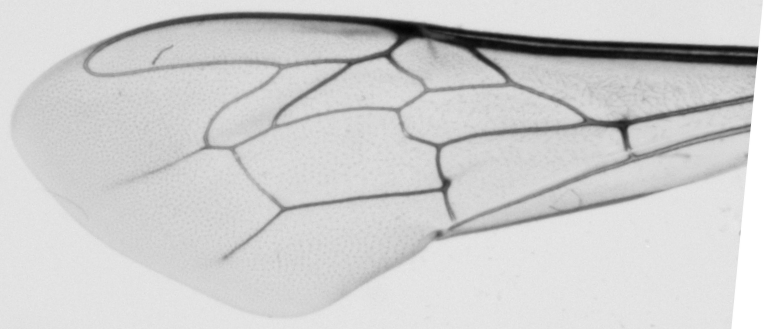
#> input picture filter 1.1/4.png, 768 x 329 px, found by its file name
$ python filter.py
#> lines starting #> are read from the running program, lines starting #| are printed output that depends on the picture; after the words box and inside, x2 and y2 are one past the last pixel; in counts of white or black regions, pixels touching at a corner belong together
import cv2
from PIL import Image
import numpy as np
import time

def preprocess_image(img_gray):
    blurred = cv2.medianBlur(img_gray, 5)

    nlm_denoised = cv2.fastNlMeansDenoising(blurred, None, 30, 7, 21)

    binary = cv2.adaptiveThreshold(nlm_denoised, 255, cv2.ADAPTIVE_THRESH_GAUSSIAN_C,
                                   cv2.THRESH_BINARY_INV, 15, 9)

    # kernel = np.ones((2, 2), np.uint8)
    # # opened = cv2.morphologyEx(binary, cv2.MORPH_OPEN, kernel, iterations=2)

    cv2.imwrite("out1.jpg", binary)

    return binary

def skeletonize(img_bin):
    size = np.size(img_bin)
    skel = np.zeros(img_bin.shape, np.uint8)

    element = cv2.getStructuringElement(cv2.MORPH_CROSS, (3, 3))
    done = False

    while not done:
        eroded = cv2.erode(img_bin, element)
        temp = cv2.dilate(eroded, element)
        temp = cv2.subtract(img_bin, temp)
        skel = cv2.bitwise_or(skel, temp)
        img_bin = eroded.copy()

        zeros = size - cv2.countNonZero(img_bin)
        if zeros == size:
            done = True

    kernel = np.array([[0, 1, 0], [1, 1, 1], [0, 1, 0]], dtype=np.uint8)
    skeleton = cv2.dilate(skel, kernel, iterations=2)

    return skeleton

def postprocess_skeleton(skeleton):
    # num_labels, labels, stats, _ = cv2.connectedComponentsWithStats(skeleton, connectivity=8)

    # for i in range(1, num_labels):
    #     if stats[i, cv2.CC_STAT_AREA] < 1000:
    #         skeleton[labels == 1] = 0

    cv2.imwrite('out3.jpg', skeleton)

    labelnum, labelimg, contours, GoCs = cv2.connectedComponentsWithStats(skeleton)
    for label in range(1, labelnum):
        x,y,w,h,size = contours[label]
        if size <= 150:
            skeleton[y:y+h, x:x+w] = 0

    return skeleton

def extract_skeleton(inp, out):
#> called with inp = '4.png', out = 'out.jpg'
    img_gray = cv2.imread(inp, cv2.IMREAD_GRAYSCALE)
#> img_gray is the input picture: shape (329, 768); min 3, max 255, mean 206.6

    img_bin = preprocess_image(img_gray)
#> in preprocess_image, `nlm_denoised = cv2.fastNlMeansDenoising(blurred, None, 30, 7, 21)`:
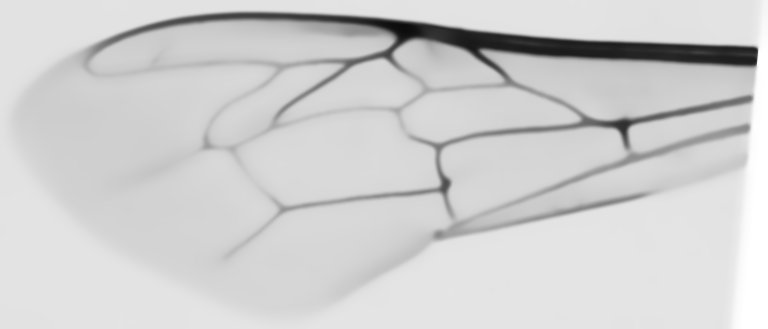
#> nlm_denoised: shape (329, 768); min 12, max 255, mean 207.4
#> in preprocess_image, `binary = cv2.adaptiveThreshold(nlm_denoised, 255, cv2.ADAPTIVE_THRESH_..`:
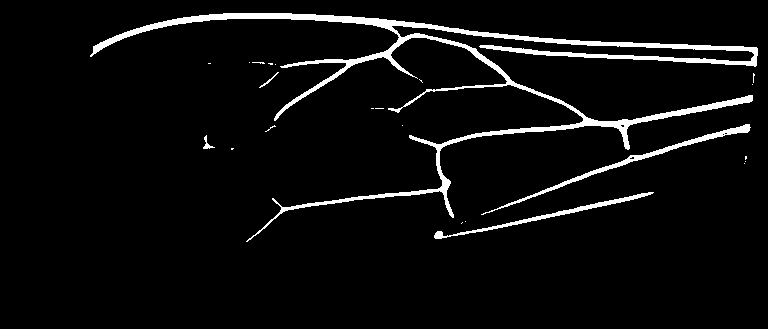
#> binary: shape (329, 768); 4.9% white; 23 white regions (18 under 20 px), largest, box (x1, y1, x2, y2) and area: (90, 13, 758, 242) 10072, (481, 124, 751, 215) 1174, (434, 192, 654, 239) 833, (203, 135, 215, 149) 55, (259, 72, 279, 88) 42

    skeleton = skeletonize(img_bin)
#> in skeletonize, `size = np.size(img_bin)`: size = 252672
#> the loop in skeletonize, `while not done:` made 5 passes
#> zeros on passes 1 to 5: 245826, 250499, 252387, 252647, 252672
#> pass 1, in skeletonize, `temp = cv2.subtract(img_bin, temp)`:
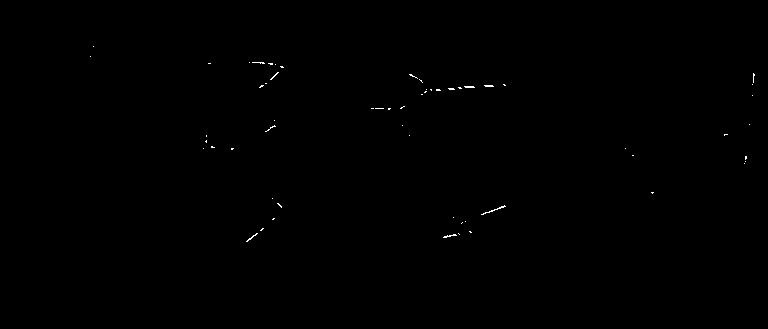
#> temp: shape (329, 768); 0.14% white in thin lines or dots, all inside (x1, y1, x2, y2) = (90, 46, 755, 242)
#> after the loop in skeletonize, `while not done:`:
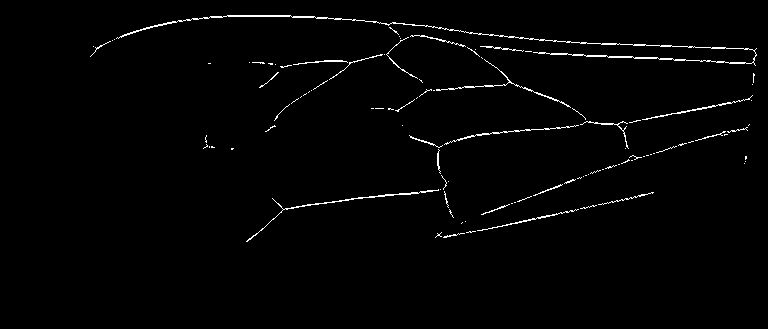
#> skel: shape (329, 768); 1.5% white in thin lines or dots, all inside (x1, y1, x2, y2) = (90, 15, 757, 242)
#> in skeletonize, `skeleton = cv2.dilate(skel, kernel, iterations=2)`:
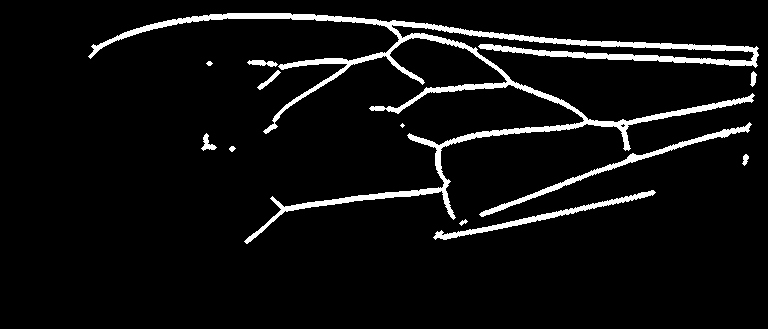
#> skeleton: shape (329, 768); 6% white; 12 white regions (1 under 20 px), largest, box (x1, y1, x2, y2) and area: (88, 13, 759, 244) 11930, (479, 122, 752, 217) 1455, (433, 190, 656, 240) 1187
    skeleton = skeletonize(img_bin)
#> the loop in skeletonize (call 2), `while not done:` made 5 passes
    skeleton = skeletonize(img_bin)
    skeleton = skeletonize(img_bin)
    skeleton = skeletonize(img_bin)

    cv2.imwrite('out2.jpg', skeleton)

    skeleton = postprocess_skeleton(skeleton)
#> in postprocess_skeleton, `labelnum, labelimg, contours, GoCs = cv2.connectedComponentsWithStats(..`:
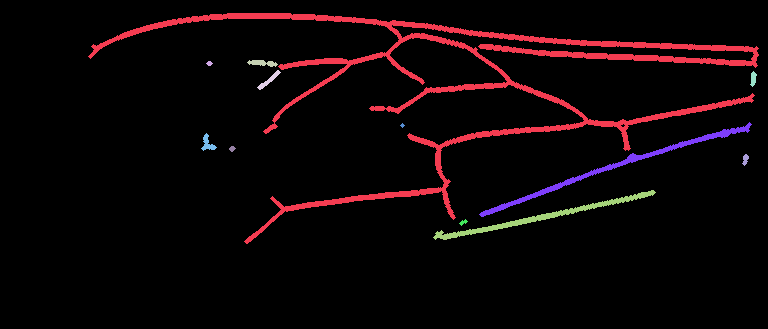
#> labelimg: shape (329, 768) int32; 13 distinct labels, from 0 to 12; one colour per label, 0 black
#> in postprocess_skeleton, `labelnum, labelimg, contours, GoCs = cv2.connectedComponentsWithStats(..`: labelnum = 13; contours = 13 rows, first 6: [0, 0, 768, 329, 237517], [88, 13, 671, 231, 11930], [206, 61, 7, 5, 23], [247, 60, 31, 7, 134], [257, 70, 24, 20, 118], [750, 71, 7, 16, 69]; GoCs = 13 rows, first 8: [377.2, 167.9], [465.3, 83.58], [209, 63], [262, 62.66], [268.6, 79.93], [752.9, 78.32], [402, 125], [617.2, 166.3]
#> the loop in postprocess_skeleton, `for label in range(1, labelnum):` made 12 passes
#> (x, y, w, h, size) on passes 1 to 8: (88, 13, 671, 231, 11930), (206, 61, 7, 5, 23), (247, 60, 31, 7, 134), (257, 70, 24, 20, 118), (750, 71, 7, 16, 69), (400, 123, 5, 5, 13), (479, 122, 273, 95, 1455), (201, 133, 16, 18, 120)
#> after the loop in postprocess_skeleton, `for label in range(1, labelnum):`:
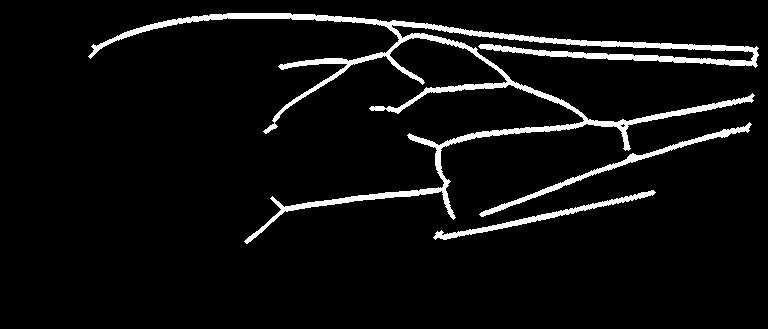
#> skeleton: shape (329, 768); 5.8% white; 3 white regions, box (x1, y1, x2, y2) and area: (88, 13, 759, 244) 11930, (479, 122, 752, 217) 1455, (433, 190, 656, 240) 1187

    cv2.imwrite(out, skeleton)

start = time.time()
extract_skeleton('4.png', 'out.jpg')
end = time.time()

print(end - start)

$ run again, with filter 1.1/1.jpg saved as filter 1.1/4.png
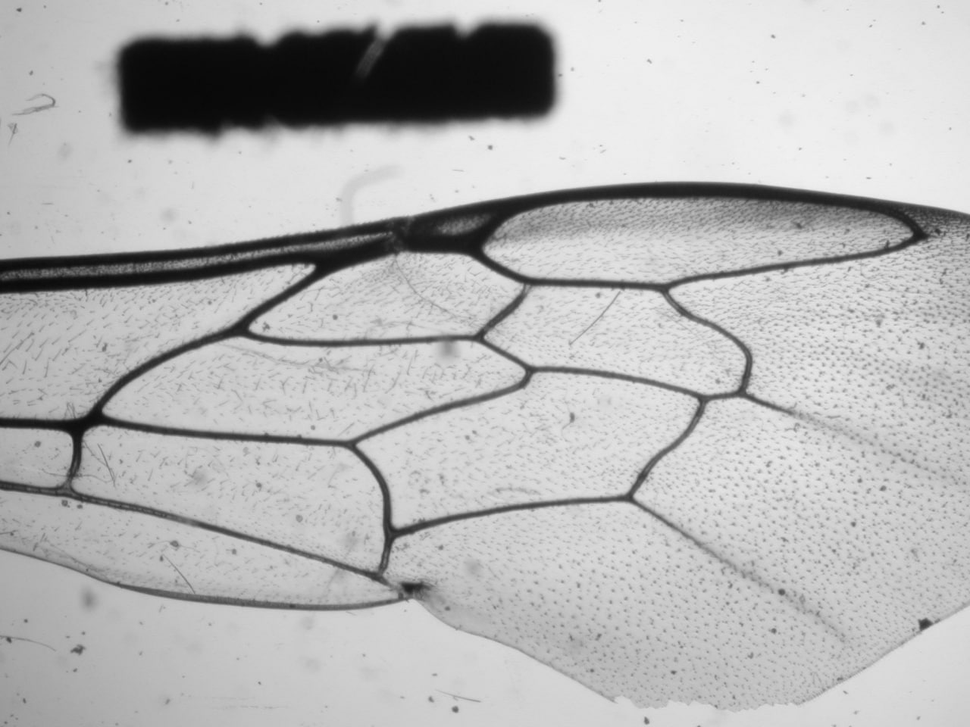
#> input picture filter 1.1/1.jpg, 970 x 727 px, shrunk from 1280 x 960 before the run, found by its file name
#> in extract_skeleton, img_gray is the input picture: shape (727, 970); min 8, max 242, mean 181.5
#> in preprocess_image, `binary = cv2.adaptiveThreshold(nlm_denoised, 255, cv2.ADAPTIVE_THRESH_..`:
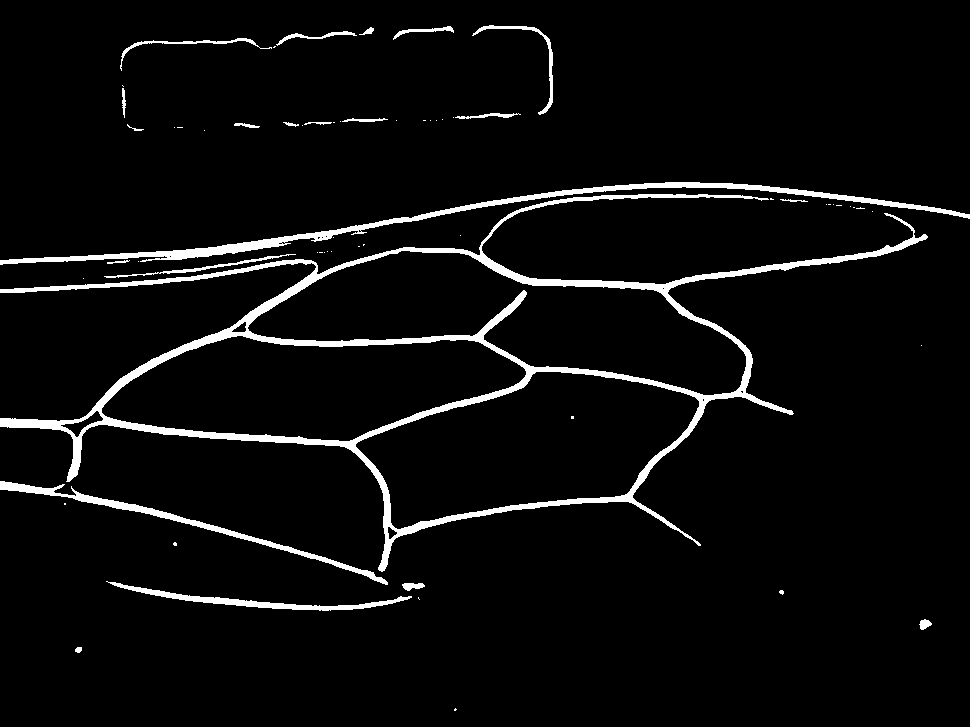
#> binary: shape (727, 970); 4.7% white; 63 white regions (41 under 20 px), largest, box (x1, y1, x2, y2) and area: (0, 194, 928, 572) 20421, (0, 182, 970, 265) 5567, (0, 481, 388, 585) 2358
#> in skeletonize, `size = np.size(img_bin)`: size = 705190
#> the loop in skeletonize, `while not done:` made 7 passes
#> zeros on passes 1 to 7: 684621, 695328, 702247, 704484, 705144, 705188, 705190
#> the loop in skeletonize (call 2), `while not done:` made 7 passes
#> labelimg: shape (727, 970) int32; 38 distinct labels, from 0 to 37
#> labelnum = 38; contours = 38 rows, first 6: [0, 0, 970, 727, 671295], [470, 24, 84, 92, 835], [118, 26, 258, 47, 1452], [391, 26, 65, 16, 333], [120, 83, 7, 37, 182], [451, 111, 72, 10, 357]; GoCs = 38 pairs, first value 64.5 to 924.4, second value 30.74 to 709.5
#> the loop in postprocess_skeleton, `for label in range(1, labelnum):` made 37 passes
#> (x, y, w, h, size) on passes 1 to 8: (470, 24, 84, 92, 835), (118, 26, 258, 47, 1452), (391, 26, 65, 16, 333), (120, 83, 7, 37, 182), (451, 111, 72, 10, 357), (338, 116, 52, 8, 259), (440, 117, 5, 5, 13), (394, 118, 5, 5, 13)
#> after the loop in postprocess_skeleton, `for label in range(1, labelnum):`:
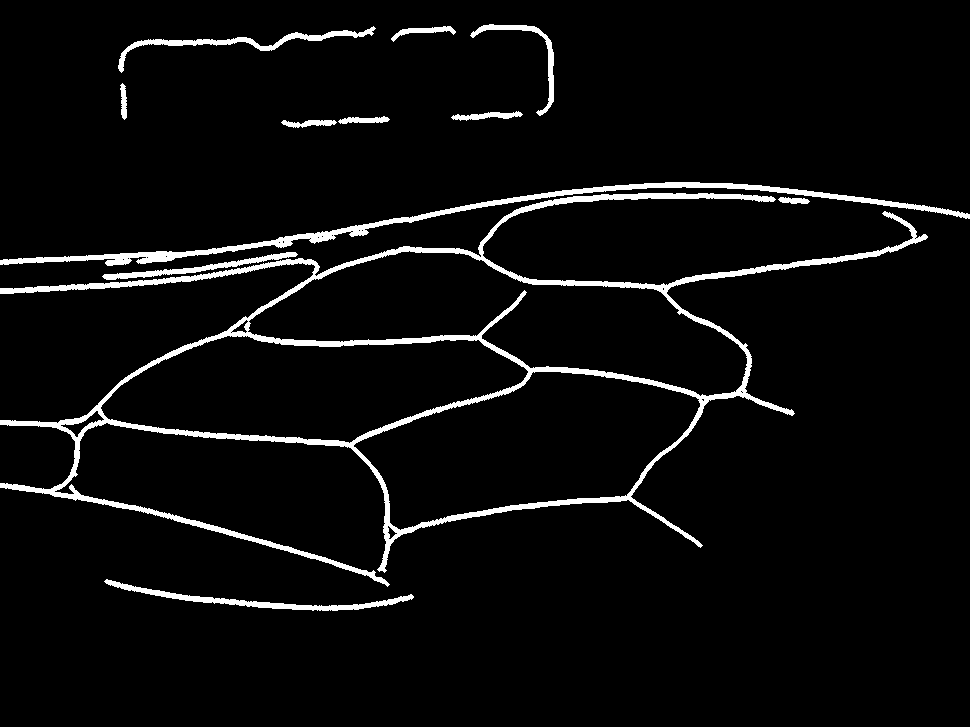
#> skeleton: shape (727, 970); 4.6% white; 12 white regions, largest, box (x1, y1, x2, y2) and area: (0, 193, 928, 587) 20615, (0, 182, 970, 266) 5632, (104, 579, 414, 611) 1661

$ run again, with filter 1.1/2.jpg saved as filter 1.1/4.png
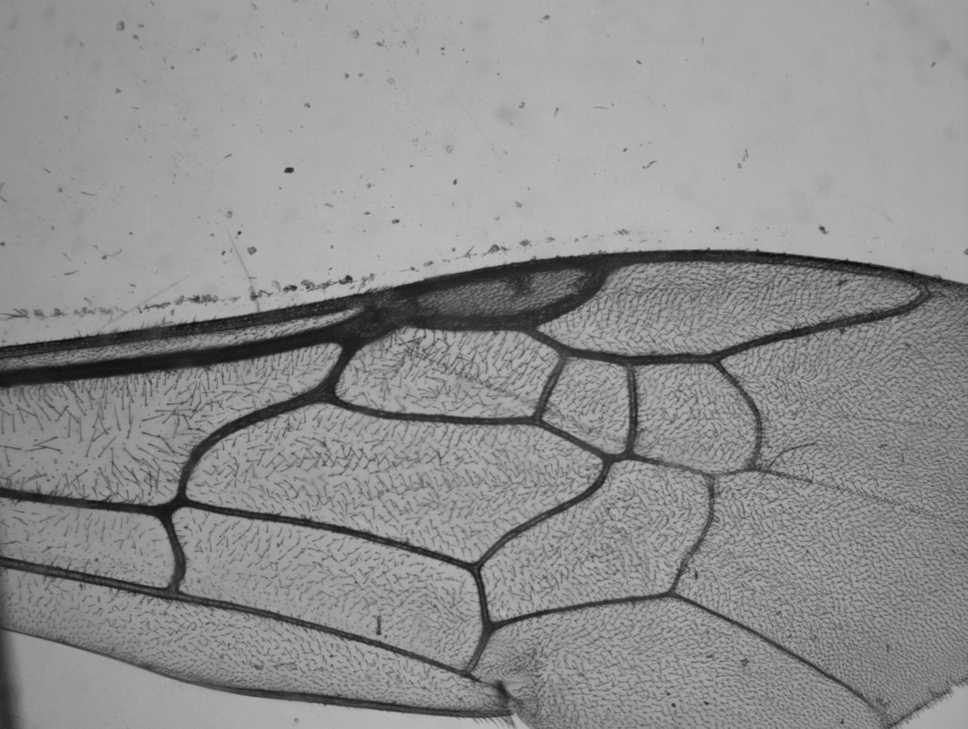
#> input picture filter 1.1/2.jpg, 968 x 729 px, shrunk from 1280 x 964 before the run, found by its file name
#> in extract_skeleton, img_gray is the input picture: shape (729, 968); min 10, max 188, mean 142.8
#> in preprocess_image, `binary = cv2.adaptiveThreshold(nlm_denoised, 255, cv2.ADAPTIVE_THRESH_..`:
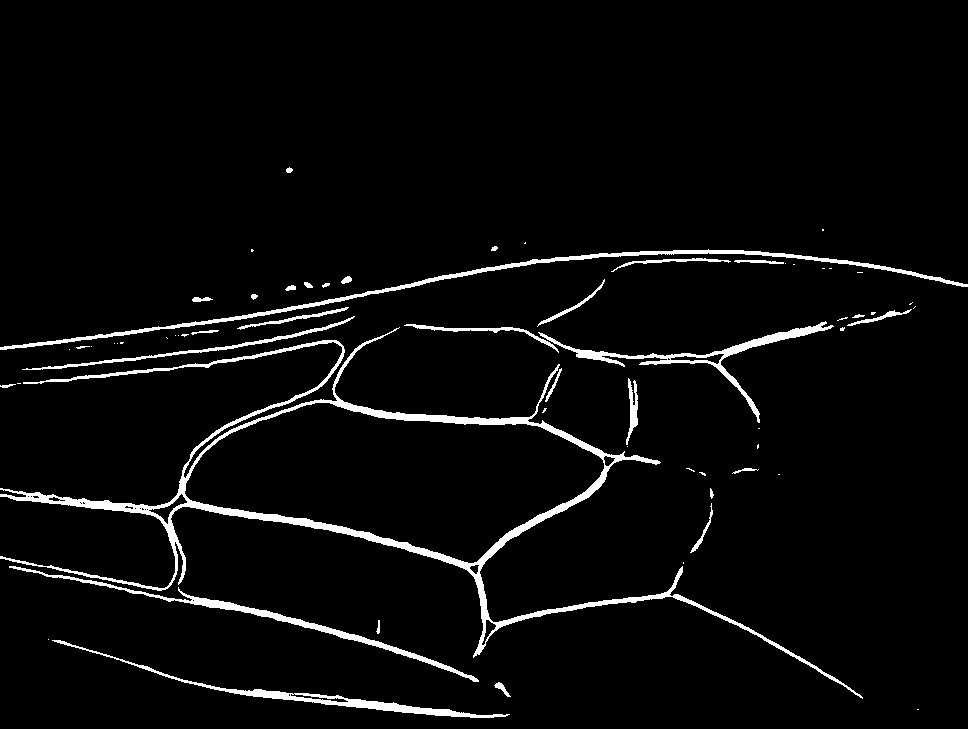
#> binary: shape (729, 968); 3.9% white; 64 white regions (33 under 20 px), largest, box (x1, y1, x2, y2) and area: (0, 327, 863, 699) 12824, (0, 249, 968, 350) 3716, (9, 566, 479, 682) 2306
#> in skeletonize, `size = np.size(img_bin)`: size = 705672
#> the loop in skeletonize, `while not done:` made 5 passes
#> zeros on passes 1 to 5: 691142, 700726, 703994, 705520, 705672
#> the loop in skeletonize (call 2), `while not done:` made 5 passes
#> labelimg: shape (729, 968) int32; 41 distinct labels, from 0 to 40
#> labelnum = 41; contours = 41 rows, first 6: [0, 0, 968, 729, 669737], [285, 167, 9, 7, 39], [820, 227, 6, 6, 24], [522, 240, 6, 6, 21], [489, 245, 10, 8, 44], [249, 247, 6, 7, 23]; GoCs = 41 pairs, first value 69 to 917.5, second value 169.7 to 709
#> the loop in postprocess_skeleton, `for label in range(1, labelnum):` made 40 passes
#> (x, y, w, h, size) on passes 1 to 8: (285, 167, 9, 7, 39), (820, 227, 6, 6, 24), (522, 240, 6, 6, 21), (489, 245, 10, 8, 44), (249, 247, 6, 7, 23), (0, 248, 968, 103, 5512), (609, 257, 179, 17, 914), (791, 262, 6, 5, 18)
#> after the loop in postprocess_skeleton, `for label in range(1, labelnum):`:
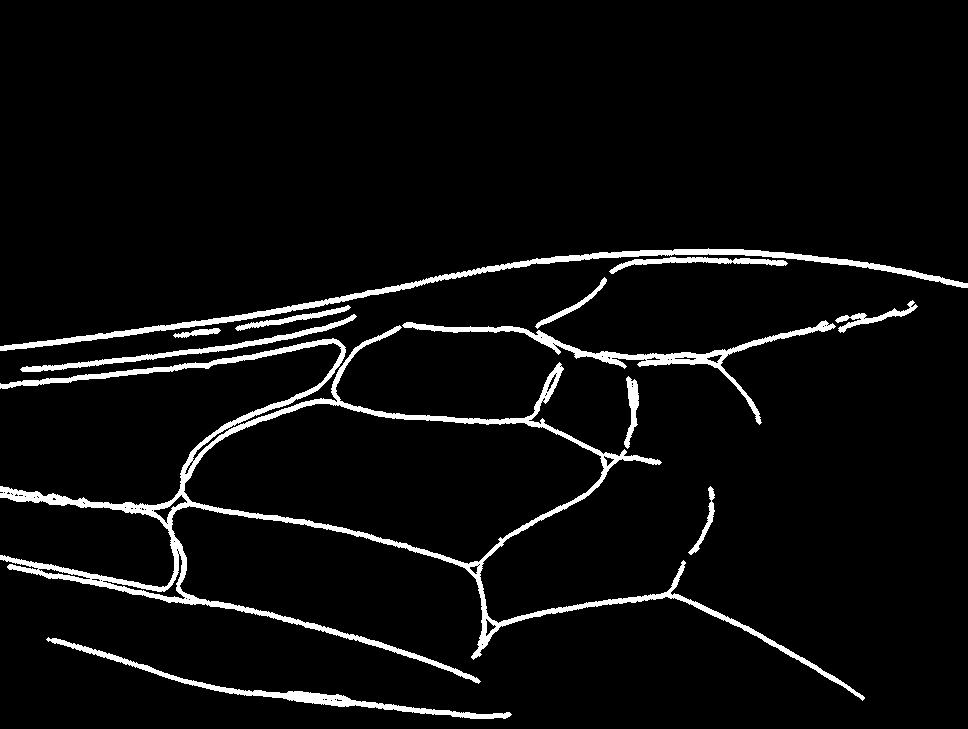
#> skeleton: shape (729, 968); 4.9% white; 12 white regions, largest, box (x1, y1, x2, y2) and area: (0, 325, 865, 701) 17477, (0, 248, 968, 351) 5512, (402, 320, 836, 425) 3411
